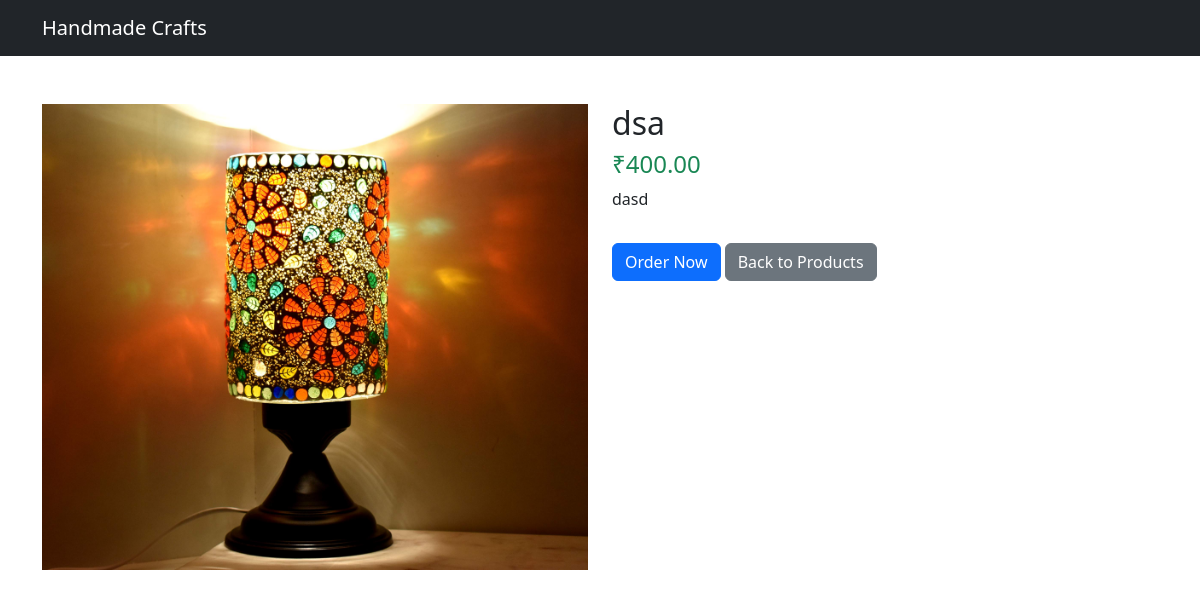
Screenshot of /product.php?id=5 with the database file from the repository.
### tables this page shows
CREATE TABLE `products` (
  `id` int(11) NOT NULL,
  `name` varchar(100) NOT NULL,
  `price` decimal(10,2) NOT NULL,
  `description` text NOT NULL,
  `created_at` timestamp NOT NULL DEFAULT current_timestamp(),
  `image` varchar(255) DEFAULT NULL
);

### public/product.php (the view, shortened to what this page needs)
<?php
require_once "../config/db.php";
$id = (int) $_GET['id'];
$sql = "SELECT * FROM products WHERE id = :id";
$stmt = $pdo->prepare($sql);
$stmt->bindParam(":id", $id, PDO::PARAM_INT);
$stmt->execute();
$product = $stmt->fetch(PDO::FETCH_ASSOC);
?>
<!DOCTYPE html>
<html lang="en">
<head>
    <link href="https://cdn.jsdelivr.net/npm/bootstrap@5.3.3/dist/css/bootstrap.min.css" rel="stylesheet">
</head>
<body>
<nav class="navbar navbar-expand-lg navbar-dark bg-dark">
    <div class="container">
        <a class="navbar-brand" href="index.php">Handmade Crafts</a>
    </div>
</nav>
<div class="container mt-5">
    <div class="row">
        <div class="col-md-6">
            <?php if ($product["image"]): ?>
                        <img src="../uploads/<?= htmlspecialchars($product["image"]) ?>" class="card-img-top" alt="Product Image">
                    <?php else: ?>
                        <img src="https://via.placeholder.com/400x300?text=No+Image" class="card-img-top" alt="No image">
                    <?php endif; ?>
        </div>
        <div class="col-md-6">
            <h2><?= htmlspecialchars($product['name']) ?></h2>
            <h4 class="text-success">₹<?= $product['price'] ?></h4>
            <p><?= nl2br(htmlspecialchars($product['description'])) ?></p>
            <a href="order.php?product_id=<?= $product['id'] ?>" class="btn btn-primary mt-3">Order Now</a>
            <a href="index.php" class="btn btn-secondary mt-3">Back to Products</a>
        </div>
    </div>
</div>
</body>
</html>

### rows the page displays
products: image (picture), name "dsa", price "400.00", description "dasd"
